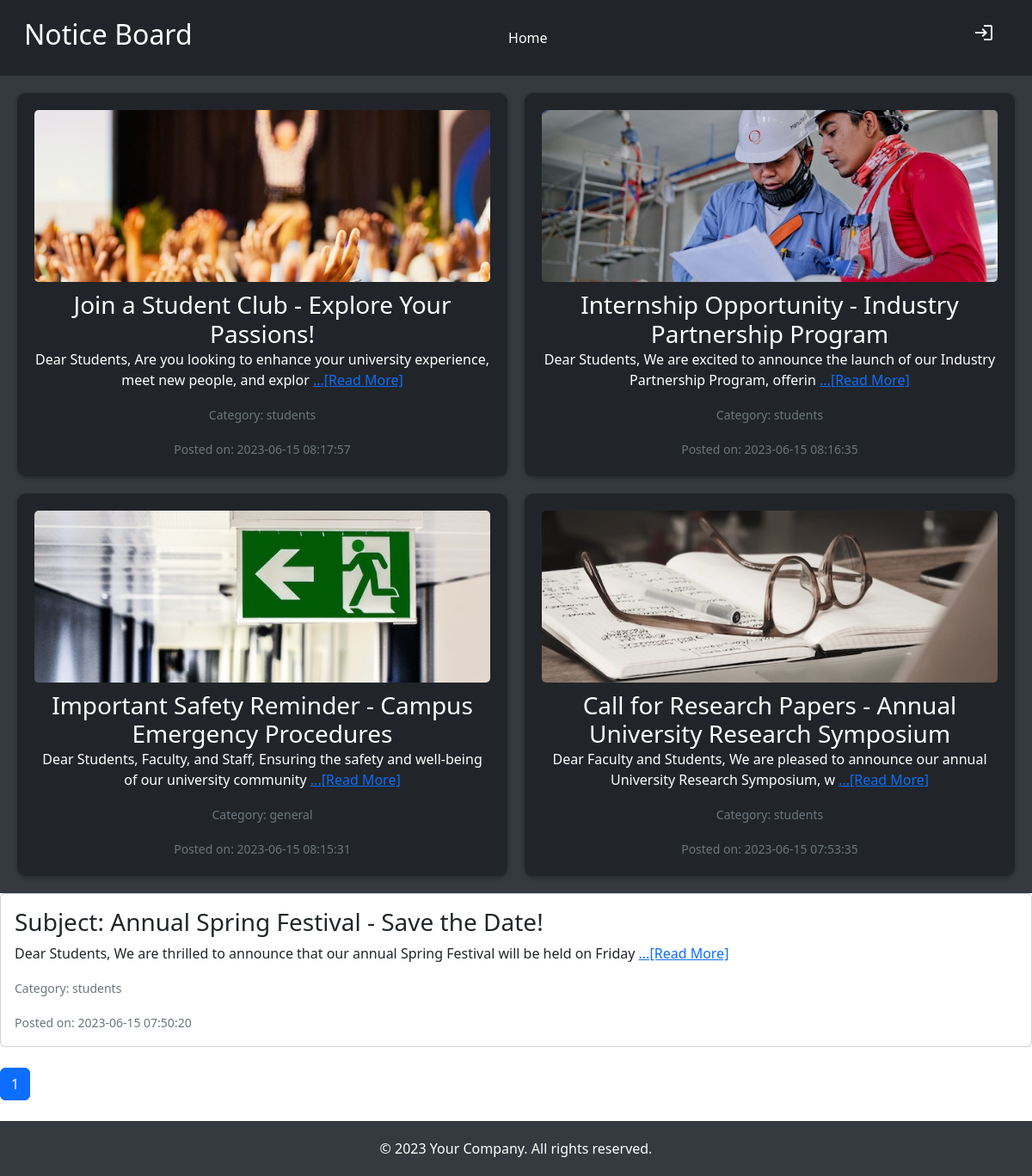
/posts/get_posts.php, run on the app's committed database.
### tables this page shows
CREATE TABLE `posts` (
  `id` int(10) NOT NULL,
  `title` text NOT NULL,
  `content` text NOT NULL,
  `category` text NOT NULL,
  `author` text NOT NULL,
  `cover_photo` text NOT NULL,
  `date` timestamp NULL DEFAULT current_timestamp(),
  `important` tinyint(1) NOT NULL
);

### posts/get_posts.php (the view, shortened to what this page needs)
<!DOCTYPE html>
<html lang="en">
<head>
  <link href="https://cdn.jsdelivr.net/npm/bootstrap@5.2.3/dist/css/bootstrap.min.css" rel="stylesheet">
  <link rel="stylesheet" href="../assets/style.css">
</head>
<body>
  <nav class="navbar navbar-expand-lg navbar-dark bg-dark p-3">
      <div class="container-fluid">
        <a class="navbar-brand" href="#"><h2> Notice Board </h2></a>
        <div class=" collapse navbar-collapse" id="navbarNavDropdown">
          <ul class="navbar-nav ms-auto ">
            <li class="nav-item">
              <a class="nav-link mx-2 active" aria-current="page" href="get_posts.php">Home</a>
            </li>
            <li class="nav-item">
              <a class="nav-link mx-2" href="#manageposts"></a>
            </li>
            <li class="nav-item">
              <a class="nav-link mx-2" href="manage_users.php"></a>
            </li>
          </ul>
          <ul class="navbar-nav ms-auto d-none d-lg-inline-flex">
            <li class="nav-item mx-2">
              <a class="nav-link text-light h5" href="" target="blank"><i class="fab fa-google-plus-square"></i></a>
            </li>
            <li class="nav-item mx-2">
              <a class="nav-link text-light h5" href="" target="blank"><i class="fab fa-twitter"></i></a>
            </li>
            <li class="nav-item mx-2">
              <a class="nav-link text-light h5" href="../admin/login.php" target="blank"><span class="material-icons md-48">login</span></a>
            </li>
          </ul>
        </div>
      </div>
    </nav>
  <div class="c">
    <div>
      <div>
        <?php
        $mysqli = new mysqli('localhost', 'root', '', 'noticeboard');
        $importantQuery = "SELECT * FROM posts WHERE important = 1 ORDER BY date DESC LIMIT 4";
        $importantResult = $mysqli->query($importantQuery);
        $filePath = '../images/';
        echo '<div class="post-grid">';
        if ($importantResult) {
          while ($row = $importantResult->fetch_assoc()) {
            ?>
            <div class="post-card">
              <div class="card-body">
                <img src="<?php echo $filePath . $row['cover_photo']; ?>" alt="Post Thumbnail" class="post-image">
                <h3 class="card-title"><?= $row['title'] ?></h3>
                <p class="card-text"><?= substr($row['content'], 0, 100); ?> <a href="view_posts.php?id=<?= $row['id'] ?>">...[Read More]</a></p>
                <p class="card-text"><small class="text-muted">Category: <?= $row['category'] ?></small></p>
                <p class="card-text"><small class="text-muted">Posted on: <?= $row['date'] ?></small></p>
              </div>
            </div>
          <?php
          }
        } else {
          echo 'Failed to fetch important blog posts: ' . $mysqli->error;
        }
        echo '</div>';
        $currentPage = isset($_GET['page']) ? $_GET['page'] : 1;
        $postsPerPage = 10;
        $offset = ($currentPage - 1) * $postsPerPage;
        $remainingQuery = "SELECT * FROM posts WHERE important = 0 ORDER BY date DESC LIMIT $offset, $postsPerPage";
        $remainingResult = $mysqli->query($remainingQuery);
        if ($remainingResult) {
          while ($row = $remainingResult->fetch_assoc()) {
            ?>
            <div class="card mb-4">
              <div class="card-body">
                <h3 class="card-title"><?= $row['title'] ?></h3>
                <p class="card-text"><?= substr($row['content'], 0, 100); ?> <a href="view_posts.php?id=<?= $row['id'] ?>">...[Read More]</a></p>
                <p class="card-text"><small class="text-muted">Category: <?= $row['category'] ?></small></p>
                <p class="card-text"><small class="text-muted">Posted on: <?= $row['date'] ?></small></p>
                </div>
            </div>
          <?php
          }
        } else {
          echo 'Failed to fetch blog posts: ' . $mysqli->error;
        }
        ?>
        <nav aria-label="Page navigation">
          <ul class="pagination">
            <?php
            $mysqli = new mysqli('localhost', 'root', '', 'noticeboard');
            $totalPostsQuery = "SELECT COUNT(*) as total FROM posts WHERE important = 0";
            $totalPostsResult = $mysqli->query($totalPostsQuery);
            $totalPosts = $totalPostsResult->fetch_assoc()['total'];
            $totalPages = ceil($totalPosts / $postsPerPage);
            for ($i = 1; $i <= $totalPages; $i++) {
              ?>
              <li class="page-item <?php if ($i == $currentPage) echo 'active' ?>">
                <a class="page-link" href="get_posts2.php?page=<?= $i ?>"><?= $i ?></a>
              </li>
            <?php
            }
            ?>
          </ul>
        </nav>
      </div>
    </div>
  </div>
  <footer class="footer mt-4">
        <div class="container">
            <span>&copy; 2023 Your Company. All rights reserved.</span>
        </div>
  </footer>
</body>
</html>

### assets/style.css (style rules this page uses)
.post-grid { min-height: 100vh; display: grid; grid-template-columns: repeat(2, 1fr); gap: 20px; padding: 20px; background-color: #343a40; color: #fff; }
.post-card { background-color: #212529; padding: 20px; border-radius: 10px; box-shadow: 0 2px 5px rgba(0, 0, 0, 0.3); display: flex; flex-direction: column; justify-content: center; align-items: center; text-align: center; }
.post-image { width: 100%; max-height: 200px; object-fit: cover; border-radius: 5px; margin-bottom: 10px; }
.footer { position: relative; bottom: 0; width: 100%; background-color: #343a40; color: #fff; padding: 20px; text-align: center; }

### data on the page
posts: cover_photo (picture), title "Join a Student Club - Explore Your Passions!", content "Dear Students, Are you looking to enhance your university experience, meet new people, and explor", category "students", date "2023-06-15 08:17:57"
posts: cover_photo (picture), title "Internship Opportunity - Industry Partnership Program", content "Dear Students, We are excited to announce the launch of our Industry Partnership Program, offerin", category "students", date "2023-06-15 08:16:35"
posts: cover_photo (picture), title "Important Safety Reminder - Campus Emergency Procedures", content "Dear Students, Faculty, and Staff, Ensuring the safety and well-being of our university community", category "general", date "2023-06-15 08:15:31"
posts: cover_photo (picture), title "Call for Research Papers - Annual University Research Symposium", content "Dear Faculty and Students, We are pleased to announce our annual University Research Symposium, w", category "students", date "2023-06-15 07:53:35"
posts: title "Subject: Annual Spring Festival - Save the Date!", content "Dear Students, We are thrilled to announce that our annual Spring Festival will be held on Friday", category "students", date "2023-06-15 07:50:20"
